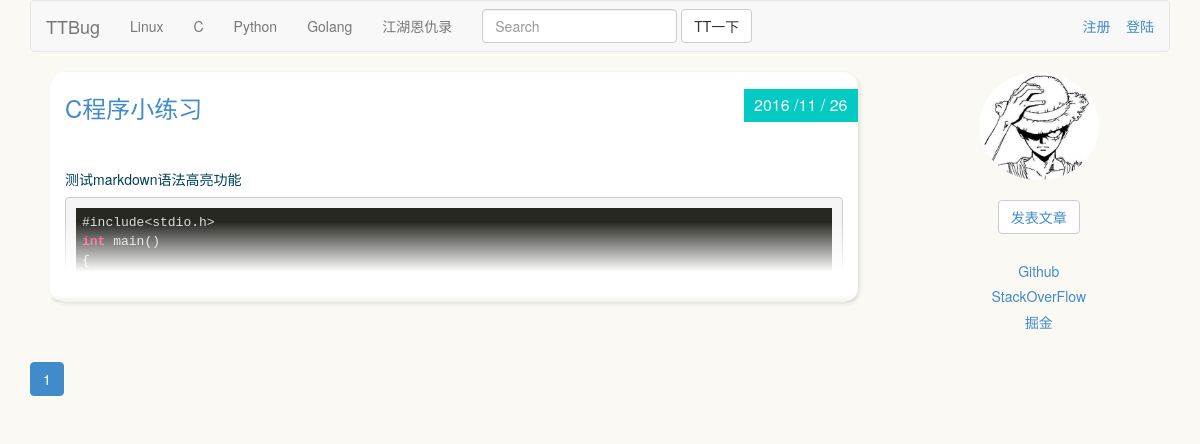
Page /articles/list/2 on the committed database.
### blocks/models.py (models this page shows, shortened)
class Blocks(models.Model):
    name = models.CharField("板块名称",max_length=100)
    owner = models.CharField("板块管理员",max_length=100)
    describe = models.CharField("板块描述",max_length=300)
    create_time_stamp = models.DateTimeField(auto_now_add=True)
    last_update_timestamp = models.DateTimeField(auto_now=True)
    class Meta:
        verbose_name = "板块"
        verbose_name_plural = "板块"

### articles/models.py (models this page shows, shortened)
class Articles(models.Model):
    owner = models.ForeignKey(User,verbose_name="作者")
    title = models.CharField("文章标题",max_length=100)
    author = models.CharField("文章作者",max_length=100)
    content = models.TextField("文章内容",max_length=10000)
    block = models.ForeignKey(Blocks,verbose_name="所属板块")
    create_time_stamp = models.DateTimeField("创建时间",auto_now_add=True)
    last_update_timestamp = models.DateTimeField("最后更新时间",auto_now=True)
    class Meta:
        verbose_name = "文章"
        verbose_name_plural = "文章"

### articles/views.py (the view)
# urls.py: url(r"^list/(?P<block_id>\d+)",articles_list),
def articles_list(request,block_id):
    page_no = int(request.GET.get("page_no","1"))
    block_id = int(block_id)
    blocks = Blocks.objects.all()
    block = Blocks.objects.get(id=block_id)
    articles = Articles.objects.filter(block=block).order_by("-id")
    articles_objs,pagination_data = paginate_queryset(articles,page_no)
    return render(request,"articles_list.html",{"block_id":block_id,"blocks":blocks,"articles":articles_objs,"pagination_data":pagination_data})

### articles/templatetags/custom_markdown.py (called while the page is built)
@register.filter(is_safe=True)
@stringfilter
def custom_markdown(value):
    return mark_safe(markdown2.markdown(force_text(value),extras=["fenced-code-blocks", "cuddled-lists", "metadata", "tables", "spoiler"]))

### utils/paginator.py (called while the page is built)
def paginate_queryset(objs,page_no,cnt_per_page=5,half_show_length=5):
    p = Paginator(objs,cnt_per_page)
    if page_no > p.num_pages:
        page_no = p.num_pages
    if page_no <= 0:
        page_no = 1
    page_links = [i for i in range(page_no-half_show_length,page_no+half_show_length+1) if i>0 and i<=p.num_pages]
    page = p.page(page_no)
    previous_link = page_links[0]-1
    next_link = page_links[-1]+1
    pagination_data = {
            "has_previous": previous_link > 0,
            "has_next": next_link <= p.num_pages,
            "previous_link": previous_link,
            "next_link": next_link,
            "page_cnt": p.num_pages,
            "current_no": page_no,
            "page_links": page_links
            }
    return (page.object_list,pagination_data)

### articles/templates/articles_list.html
{% extends "base.html" %}
{% load custom_markdown %}
{% block content %}
  {% for a in articles %}
	<div class="post-wrapper">
	  <div class="post">
	  	<div class="post-heading">
	  	  <h3 class="title">
              <a href="/articles/detail/{{a.id}}">{{a.title}}</a>
	  	  </h3>
	  	  <div class="date">{{a.create_time_stamp|date:"Y /m / d"}}</div>
	  	</div>
	  	<div class="post-content read-more-block">
			{{a.content | custom_markdown}}
	  	</div>
		<div class="post-footer">
		</div>
	  </div>
	</div>
  {% endfor %}
  {% include "component/paginator.html" %}
{% endblock %}

### templates/base.html (shortened to what this page needs)
{% load staticfiles %}
<html>
  <head>
	    <link rel="stylesheet" href="/static/css/bootstrap.min.css">
        <link href="/static/css/font-awesome.min.css" rel="stylesheet" type="text/css">
        <link href="/static/css/style.css" rel="stylesheet" type="text/css">
		<link href="/static/js/highlight/styles/monokai.css" rel="stylesheet" type="text/css">
  </head>
  <body>
	<div class="container">
	  <nav class="navbar navbar-default" role="navigation">
	  <div class="container-fluid">
	    <div class="navbar-header">
	      <a class="navbar-brand" href="/">TTBug</a>
	    </div>
	    <div class="collapse navbar-collapse" id="bs-example-navbar-collapse-1">
	      <ul class="nav navbar-nav">
			    {% for b in blocks %}
                <li><a href="/articles/list/{{b.id}}">{{b.name}}</a></li>
				{% endfor %}
	      </ul>
	      <form class="navbar-form navbar-left" role="search">
		<div class="form-group">
		  <input type="text" class="form-control" placeholder="Search">
		</div>
		<button type="submit" class="btn btn-default">TT一下</button>
	      </form>
		<p class="navbar-text navbar-right">
          <a href="/register">注册</a>
          <a href="#">登陆</a>
        </p>
	    </div>
	  </div>
	</nav>
	<div class="row">
	  <div class="col-sm-9">
       {% block content %}
       {% endblock %}
	</div>
	<div class="col-sm-3">
	   <div id="divborder" align="center">
	   <img src="/static/img/avator/haha.jpg" width=120px height=108px/>
	   <br/><br/>
        {% if block_id > -1 %}
        <button type="button" class="btn btn-default "><a href="/articles/create/{{block_id}}">发表文章</a></button>
        {% endif %}
        <br/><br/>
	   <h5><a href="https://www.github.com/adamwinwho">Github</a></h5>
	   <h5><a href="http://www.stackoverflow.com">StackOverFlow</a></h5>
	   <h5><a href="http://gold.xitu.io">掘金</a></h5>
	   </div>
	</div>
	</div>
	</div>
  </body>
</html>

### static/css/style.css (style rules this page uses)
body { background-color: #fbf9f4; color: #004057; }
.post-wrapper { width: 100%; float: left; padding: 0 20px; }
.post { background-color: #fff; border-radius: 15px; margin: 0 auto 40px; box-shadow: 2px 2px 4px rgba(0, 0, 0, 0.1); position: relative; }
.post:after { width: 100%; height: 7px; content: ""; position: absolute; left: 0; bottom: 0; background: linear-gradient(rgba(105, 106, 97,0), rgba(105, 106, 97,.1)); border-radius: 0 0 15px 15px; }
.post-heading { padding: 8px 15px; position: relative; color: #ff5e73; height: 50px; }
.post-content { padding: 40px 15px 40px 15px; height: 150px; overflow: hidden; position: relative; background-color: #fff; }
.read-more-block:before { position: absolute; display: block; width: 100%; height: 50px; left: 0; bottom: 0; content: ""; background: -moz-linear-gradient(top, rgba(255,255,255,0) 0%, rgba(255,255,255,1) 100%); background: -webkit-gradient(linear, left top, left bottom, color-stop(0%,rgba(255,255,255,0)), color-stop(100%,rgba(255,255,255,1))); background: -webkit-linear-gradient(top, rgba(255,255,255,0) 0%,rgba(255,255,255,1) 100%); background: -o-linear-gradient(top, rgba(255,255,255,0) 0%,rgba(255,255,255,1) 100%); background: -ms-linear-gradient(top, rgba(255,255,255,0) 0%,rgba(255,255,255,1) 100%); background: linear-gradient(to bottom, rgba(255,255,255,0) 0%,rgba(255,255,255,1) 100%); filter: progid:DXImageTransform.Microsoft.gradient( startColorstr='#00ffffff', endColorstr='#ffffff',GradientType=0 ); }
.post-footer { text-align: center; background-color: #fff; padding: 10px 10px 20px; border-radius: 0 0 15px 15px; }
.post .date { color: #fff; position: absolute; right: 0px; bottom: 0px; padding: 5px 10px; background-color: #04cac4; font-size: 16px; }
.post .title { margin-top: 15px; }

### static/js/highlight/styles/monokai.css (style rules this page uses)
.hljs { display: block; overflow-x: auto; padding: 0.5em; background: #272822; color: #ddd; }

### templates/base.html (style rules this page uses)
#divborder img { border-radius:50%; }

### rows in the picture
Blocks: name "Linux"
Blocks: name "C"
Blocks: name "Python"
Blocks: name "Golang"
Blocks: name "江湖恩仇录"
Articles: title "C程序小练习", create_time_stamp "2016 /11 / 26", content|custom_markdown "测试markdown语法高亮功能 #include<stdio.h> int main() {…"

### other values in the picture
{{ no }} "1"
